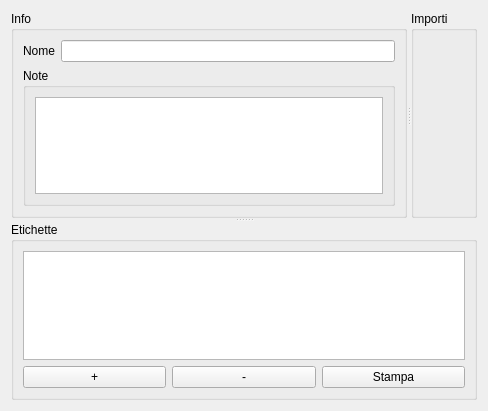
<?xml version="1.0" encoding="UTF-8"?>
<ui version="4.0">
 <class>BillDataGUI</class>
 <widget class="QWidget" name="BillDataGUI">
  <property name="geometry">
   <rect>
    <x>0</x>
    <y>0</y>
    <width>488</width>
    <height>411</height>
   </rect>
  </property>
  <property name="windowTitle">
   <string>Dati computo</string>
  </property>
  <layout class="QGridLayout" name="gridLayout">
   <item row="0" column="0">
    <widget class="QSplitter" name="splitter_2">
     <property name="orientation">
      <enum>Qt::Vertical</enum>
     </property>
     <widget class="QSplitter" name="splitter">
      <property name="orientation">
       <enum>Qt::Horizontal</enum>
      </property>
      <widget class="QGroupBox" name="infoGroupBox">
       <property name="title">
        <string>Info</string>
       </property>
       <layout class="QGridLayout" name="gridLayout_2">
        <item row="0" column="0">
         <widget class="QLabel" name="nameLabel">
          <property name="text">
           <string>Nome</string>
          </property>
         </widget>
        </item>
        <item row="0" column="1">
         <widget class="QLineEdit" name="nameLineEdit"/>
        </item>
        <item row="1" column="0" colspan="2">
         <widget class="QGroupBox" name="groupBox">
          <property name="title">
           <string>Note</string>
          </property>
          <property name="flat">
           <bool>false</bool>
          </property>
          <layout class="QGridLayout" name="gridLayout_4">
           <item row="0" column="0">
            <widget class="QPlainTextEdit" name="descriptionTextEdit"/>
           </item>
          </layout>
         </widget>
        </item>
       </layout>
      </widget>
      <widget class="QGroupBox" name="amountsGroupBox">
       <property name="title">
        <string>Importi</string>
       </property>
       <layout class="QGridLayout" name="amountsLayout"/>
      </widget>
     </widget>
     <widget class="QGroupBox" name="attributesGroupBox">
      <property name="title">
       <string>Etichette</string>
      </property>
      <layout class="QGridLayout" name="gridLayout_3">
       <item row="1" column="1">
        <widget class="QPushButton" name="removeAttributePushButton">
         <property name="text">
          <string>-</string>
         </property>
        </widget>
       </item>
       <item row="1" column="0">
        <widget class="QPushButton" name="addAttributePushButton">
         <property name="text">
          <string>+</string>
         </property>
        </widget>
       </item>
       <item row="1" column="2">
        <widget class="QPushButton" name="printAttributeBillPushButton">
         <property name="text">
          <string>Stampa</string>
         </property>
        </widget>
       </item>
       <item row="0" column="0" colspan="3">
        <widget class="QTableView" name="attributesTableView"/>
       </item>
      </layout>
     </widget>
    </widget>
   </item>
  </layout>
 </widget>
 <resources/>
 <connections/>
</ui>
